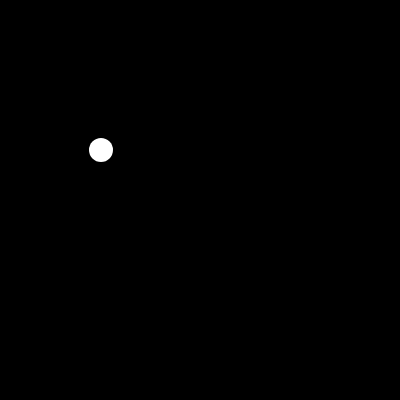
Frame 1 (no input)
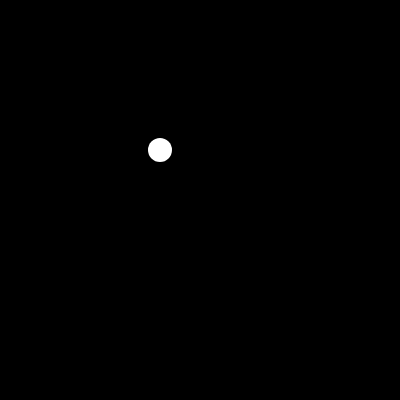
Frame 60 (no input)
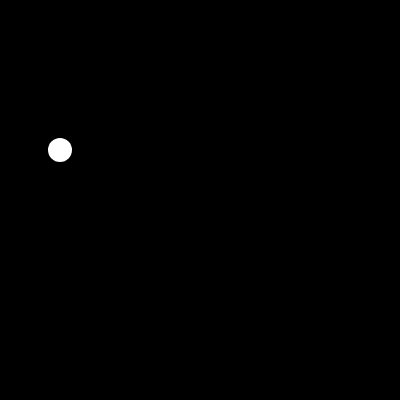
Frame 120 (the mouse pressed at the canvas centre since frame 60)

The p5.js sketch that drew these frames (run headless with seeded random() and noise() and a simulated clock; from frame 60 on, the mouse is pressed at the canvas centre):

// p5.js sketch
// ── sketch.js

let circleX

function setup() {
  
  createCanvas(400, 400);
  
   circleX =100;

 
}

function mousePressed(){
	circleX=0;
}


function draw() {
	
	background(0);
	noStroke(255,0,0)
	strokeWeight(4);  
	fill(255,255,255)
	circleX=circleX+1;
  
	circle(circleX, 150, 24)
  
}
